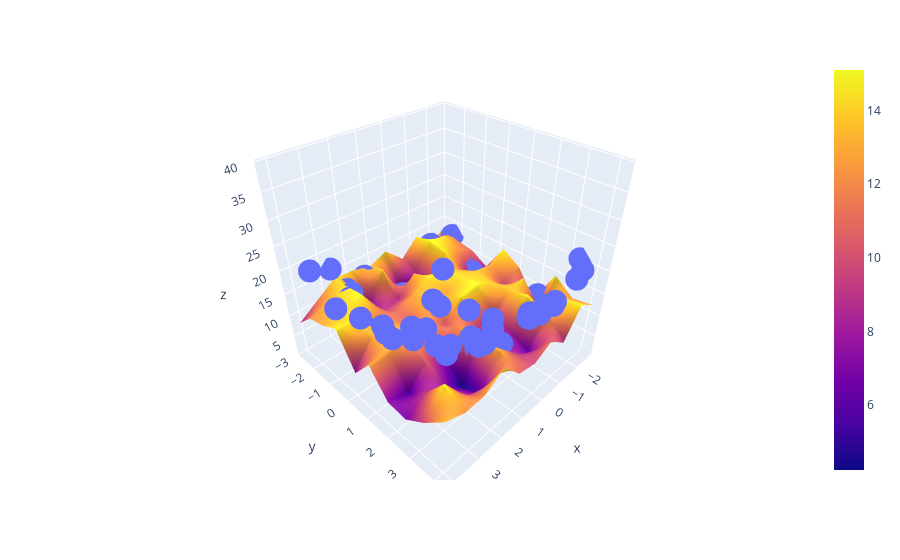

The notebook cell this image was saved under:
### Code cell
import plotly.express as px
import plotly.graph_objects as go

fig = px.scatter_3d(x=x.ravel(), y=y.ravel(), z=z.ravel())

fig.add_trace(go.Surface(x = x_input, y = y_input, z =y_u ))

fig.show()
